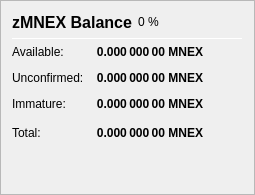
                   <widget class="QFrame" name="frame_ZerocoinBalances">
                    <property name="frameShape">
                     <enum>QFrame::StyledPanel</enum>
                    </property>
                    <property name="frameShadow">
                     <enum>QFrame::Raised</enum>
                    </property>
                    <layout class="QVBoxLayout" name="verticalLayout_7">
                     <item>
                      <layout class="QHBoxLayout" name="horizontalLayout_8" stretch="0,0,0">
                       <item>
                        <widget class="QLabel" name="label_5z_3">
                         <property name="minimumSize">
                          <size>
                           <width>0</width>
                           <height>20</height>
                          </size>
                         </property>
                         <property name="font">
                          <font>
                           <pointsize>12</pointsize>
                           <weight>75</weight>
                           <bold>true</bold>
                          </font>
                         </property>
                         <property name="text">
                          <string>zMNEX Balance</string>
                         </property>
                        </widget>
                       </item>
                       <item>
                        <widget class="QLabel" name="labelzMNEXPercent">
                         <property name="text">
                          <string notr="true">0 %</string>
                         </property>
                        </widget>
                       </item>
                       <item>
                        <spacer name="horizontalSpacer_11">
                         <property name="orientation">
                          <enum>Qt::Horizontal</enum>
                         </property>
                         <property name="sizeHint" stdset="0">
                          <size>
                           <width>40</width>
                           <height>20</height>
                          </size>
                         </property>
                        </spacer>
                       </item>
                      </layout>
                     </item>
                     <item>
                      <widget class="Line" name="line_ZerocoinBalance">
                       <property name="minimumSize">
                        <size>
                         <width>0</width>
                         <height>1</height>
                        </size>
                       </property>
                       <property name="maximumSize">
                        <size>
                         <width>16777215</width>
                         <height>1</height>
                        </size>
                       </property>
                       <property name="orientation">
                        <enum>Qt::Horizontal</enum>
                       </property>
                      </widget>
                     </item>
                     <item>
                      <layout class="QGridLayout" name="gridLayout_5">
                       <property name="spacing">
                        <number>12</number>
                       </property>
                       <item row="1" column="0">
                        <widget class="QLabel" name="labelzBalanceMatureText">
                         <property name="toolTip">
                          <string>Mature: more than 20 confirmation and more than 1 mint of the same denomination after it was minted.
These zMNEX are spendable.</string>
                         </property>
                         <property name="text">
                          <string>Available:</string>
                         </property>
                        </widget>
                       </item>
                       <item row="1" column="1">
                        <widget class="QLabel" name="labelzBalanceMature">
                         <property name="font">
                          <font>
                           <weight>75</weight>
                           <bold>true</bold>
                          </font>
                         </property>
                         <property name="toolTip">
                          <string>Mature: more than 20 confirmation and more than 1 mint of the same denomination after it was minted.
These zMNEX are spendable.</string>
                         </property>
                         <property name="text">
                          <string notr="true">0.000 000 00 MNEX</string>
                         </property>
                         <property name="alignment">
                          <set>Qt::AlignRight|Qt::AlignTrailing|Qt::AlignVCenter</set>
                         </property>
                        </widget>
                       </item>
                       <item row="2" column="0">
                        <widget class="QLabel" name="labelzBalanceUnconfirmedText">
                         <property name="toolTip">
                          <string>Unconfirmed: less than 20 confirmations
Immature: confirmed, but less than 1 mint of the same denomination after it was minted</string>
                         </property>
                         <property name="text">
                          <string>Unconfirmed:</string>
                         </property>
                        </widget>
                       </item>
                       <item row="2" column="1">
                        <widget class="QLabel" name="labelzBalanceUnconfirmed">
                         <property name="font">
                          <font>
                           <weight>75</weight>
                           <bold>true</bold>
                          </font>
                         </property>
                         <property name="toolTip">
                          <string>Unconfirmed: less than 20 confirmations
Immature: confirmed, but less than 1 mint of the same denomination after it was minted</string>
                         </property>
                         <property name="text">
                          <string notr="true">0.000 000 00 MNEX</string>
                         </property>
                         <property name="alignment">
                          <set>Qt::AlignRight|Qt::AlignTrailing|Qt::AlignVCenter</set>
                         </property>
                        </widget>
                       </item>
                       <item row="3" column="0">
                        <widget class="QLabel" name="labelzBalanceImmatureText">
                         <property name="toolTip">
                          <string>Unconfirmed: less than 20 confirmations
Immature: confirmed, but less than 1 mint of the same denomination after it was minted</string>
                         </property>
                         <property name="text">
                          <string>Immature:</string>
                         </property>
                        </widget>
                       </item>
                       <item row="3" column="1">
                        <widget class="QLabel" name="labelzBalanceImmature">
                         <property name="font">
                          <font>
                           <weight>75</weight>
                           <bold>true</bold>
                          </font>
                         </property>
                         <property name="toolTip">
                          <string>Unconfirmed: less than 20 confirmations
Immature: confirmed, but less than 1 mint of the same denomination after it was minted</string>
                         </property>
                         <property name="text">
                          <string notr="true">0.000 000 00 MNEX</string>
                         </property>
                         <property name="alignment">
                          <set>Qt::AlignRight|Qt::AlignTrailing|Qt::AlignVCenter</set>
                         </property>
                        </widget>
                       </item>
                       <item row="4" column="0">
                        <widget class="QLabel" name="labelzBalanceText">
                         <property name="toolTip">
                          <string>Your current zMNEX balance, unconfirmed and immature zMNEX included.</string>
                         </property>
                         <property name="text">
                          <string>Total:</string>
                         </property>
                        </widget>
                       </item>
                       <item row="4" column="1">
                        <widget class="QLabel" name="labelzBalance">
                         <property name="font">
                          <font>
                           <weight>75</weight>
                           <bold>true</bold>
                          </font>
                         </property>
                         <property name="cursor">
                          <cursorShape>IBeamCursor</cursorShape>
                         </property>
                         <property name="toolTip">
                          <string>Your current zMNEX balance, unconfirmed and immature zMNEX included.</string>
                         </property>
                         <property name="text">
                          <string notr="true">0.000 000 00 MNEX</string>
                         </property>
                         <property name="alignment">
                          <set>Qt::AlignRight|Qt::AlignTrailing|Qt::AlignVCenter</set>
                         </property>
                         <property name="textInteractionFlags">
                          <set>Qt::LinksAccessibleByMouse|Qt::TextSelectableByKeyboard|Qt::TextSelectableByMouse</set>
                         </property>
                        </widget>
                       </item>
                       <item row="4" column="2">
                        <spacer name="horizontalSpacer_4">
                         <property name="orientation">
                          <enum>Qt::Horizontal</enum>
                         </property>
                         <property name="sizeHint" stdset="0">
                          <size>
                           <width>40</width>
                           <height>20</height>
                          </size>
                         </property>
                        </spacer>
                       </item>
                      </layout>
                     </item>
                     <item>
                      <spacer name="verticalSpacer_4">
                       <property name="orientation">
                        <enum>Qt::Vertical</enum>
                       </property>
                       <property name="sizeHint" stdset="0">
                        <size>
                         <width>20</width>
                         <height>40</height>
                        </size>
                       </property>
                      </spacer>
                     </item>
                    </layout>
                   </widget>
